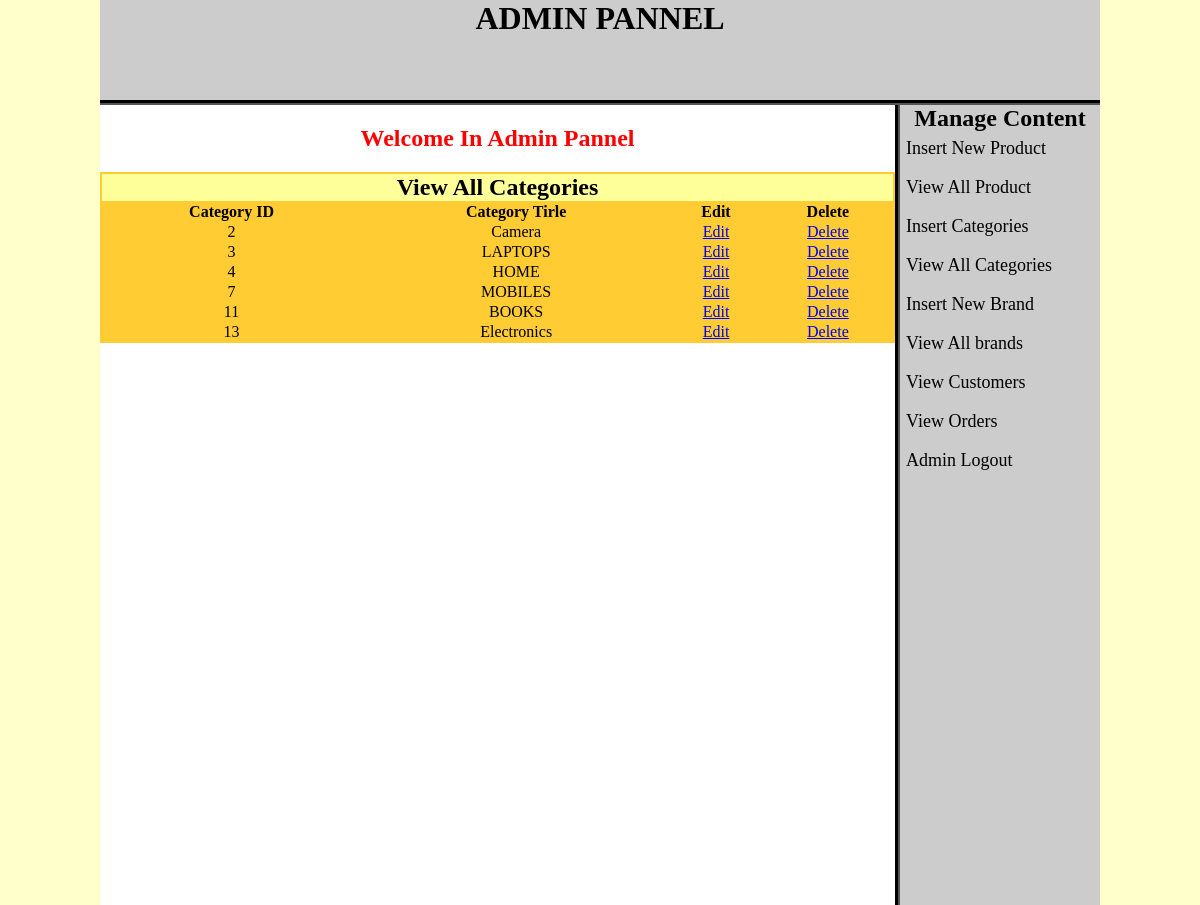
The page /admin_area/index.php?view_cats (signed in) on the database its author committed.
### tables this page shows
CREATE TABLE `categories` (
  `cat_id` int(10) NOT NULL,
  `cat_title` text NOT NULL
);

### admin_area/view_cats.php (the view, shortened to what this page needs)
<!DOCTYPE html PUBLIC "-//W3C//DTD XHTML 1.0 Transitional//EN" "http://www.w3.org/TR/xhtml1/DTD/xhtml1-transitional.dtd">
<html xmlns="http://www.w3.org/1999/xhtml">
<head>
</head>
<body>
<table width="795" align="center" bgcolor="#FFCC33">
     <tr align="center" bgcolor="#FFFF99">
      <td colspan="4"><h2>View All Categories</h2></td>
     </tr>
    <tr>
      <th><b>Category ID</b></th>
      <th><b>Category Tirle</b></th>
      <th><b>Edit</b></th>
      <th><b>Delete</b></th>
    </tr>
    <?php
	   include("includes/db.php");
	   $get_cats = "select * from categories";
	   $run_cats = mysqli_query($con, $get_cats);
	   while($row_cats=mysqli_fetch_array($run_cats)){
		   $cat_id = $row_cats['cat_id'];
		   $cat_title = $row_cats['cat_title'];
	?>
    <tr align="center">
      <td><?php echo $cat_id; ?></td>
      <td><?php echo $cat_title; ?></td>
      <td><a href="index.php?edit_cat=<?php echo $cat_id; ?>">Edit</a></td>
      <td><a href="delete_cat.php?delete_cat=<?php echo $cat_id; ?>">Delete</a></td>
    </tr>
     <?php }  ?>
</table>
</body>
</html>

### admin_area/styles/style.css (style rules this page uses)
html, body, div, span, applet, object, iframe, h1, h2, h3, h4, h5, h6, p, blockquote, pre, a, abbr, acronym, address, big, cite, code, del, dfn, em, img, ins, kbd, q, s, samp, small, strike, strong, sub, sup, tt, var, b, u, i, center, dl, dt, dd, ol, ul, li, fieldset, form, label, legend, table, caption, tbody, tfoot, thead, tr, th, td, article, aside, canvas, details, embed, figure, figcaption, footer, header, hgroup, menu, nav, output, ruby, section, summary, time, mark, audio, video { margin: 0; padding: 0; border: 0; vertical-align: baseline; }
body { background-color:#FFC; }

### rows shown on the page
categories: cat_id "2", cat_title "Camera"
categories: cat_id "3", cat_title "LAPTOPS"
categories: cat_id "4", cat_title "HOME"
categories: cat_id "7", cat_title "MOBILES"
categories: cat_id "11", cat_title "BOOKS"
categories: cat_id "13", cat_title "Electronics"
